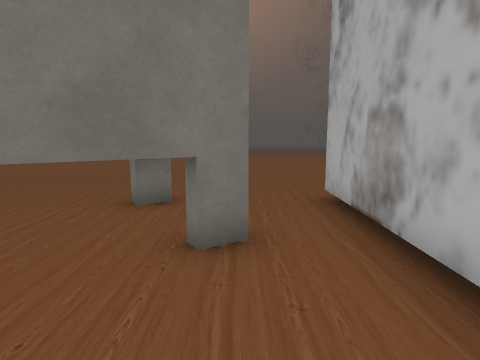
[1] (above)

18 first-person views from a walk through a 3-D level made in the Unity game engine. The camera is 1.3 m above the floor, tilts 8° down and sees 75° across. The floor is counted in squares, 1 m on a side. Each view is taken from the middle of a square. On the plan, view 1 faces up. The plan holds only what a view shows up to about 14 squares ahead; the rest is blank. The place goes on beyond the plan. The player character is not drawn. Some animated figures are left out. Door leaves are left out, so doorways stand open. Some surface patterns are stand-ins.

[2]
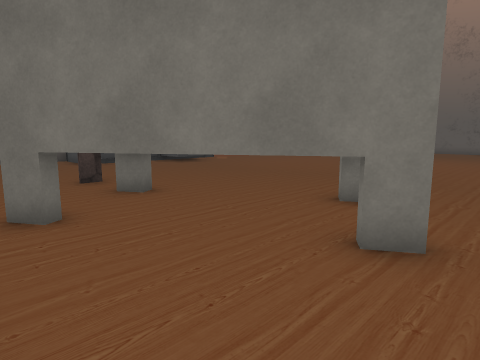

[3]
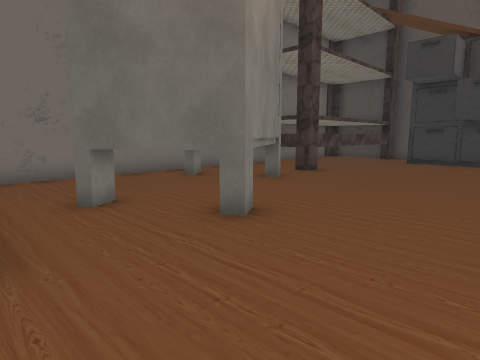

[4]
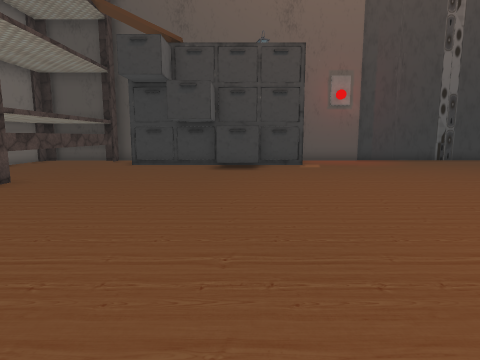

[5]
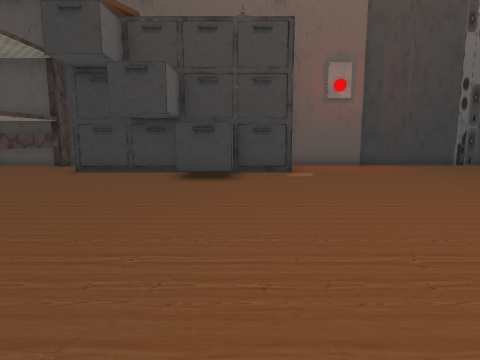

[6]
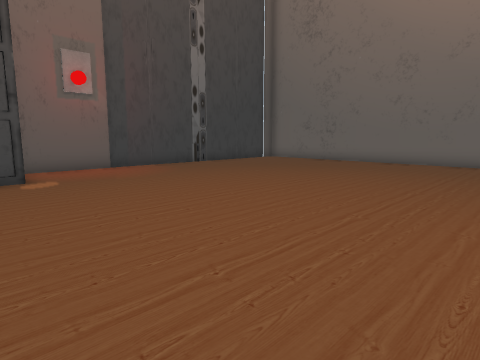

[7]
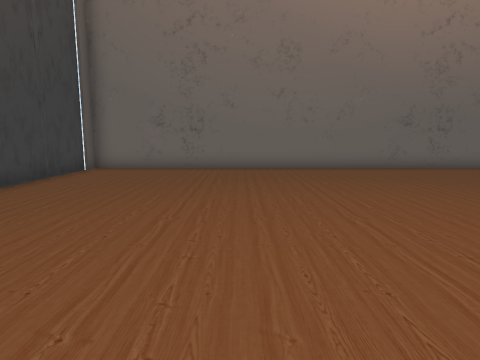

[8]
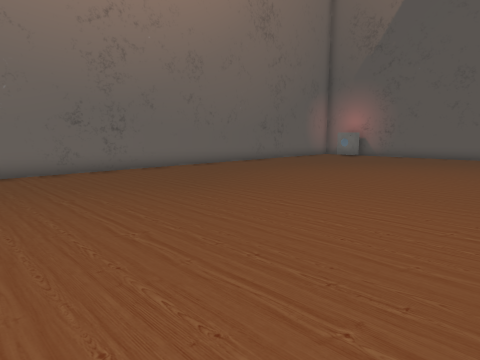

[9]
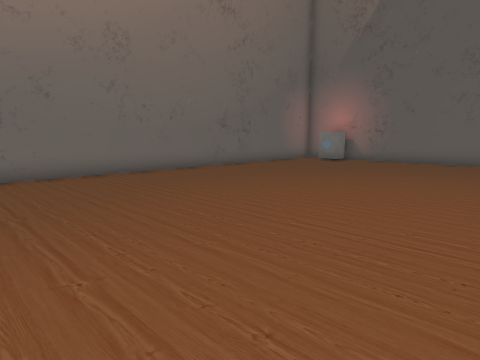

[10]
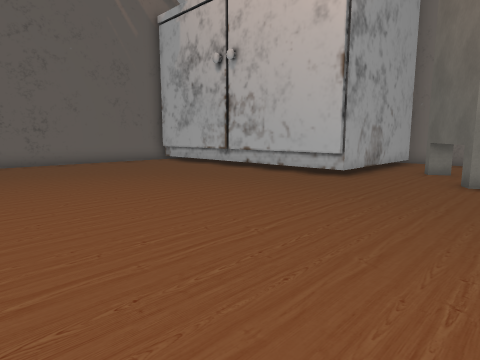

[11]
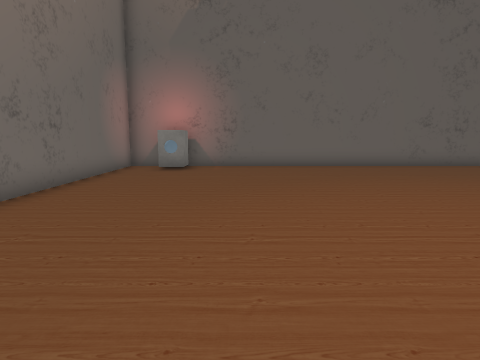

[12]
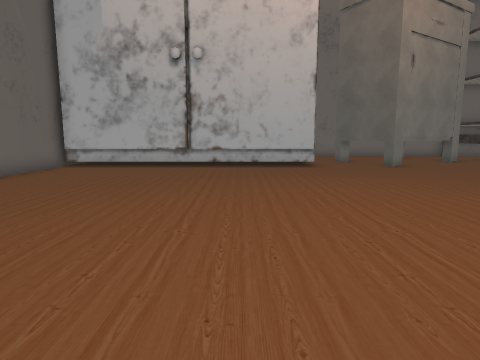

[13]
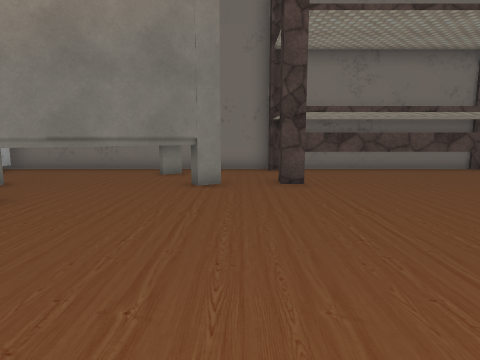

[14]
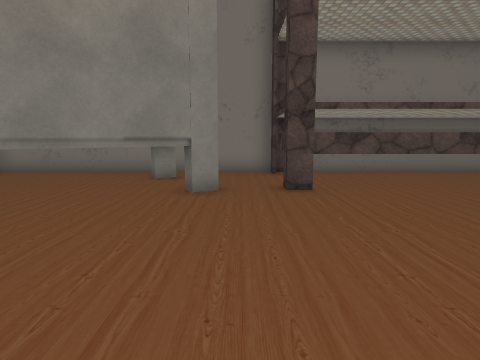

[15]
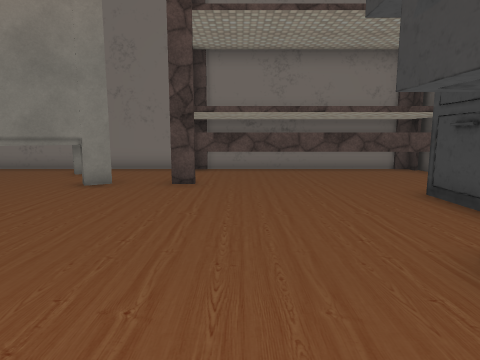

[16]
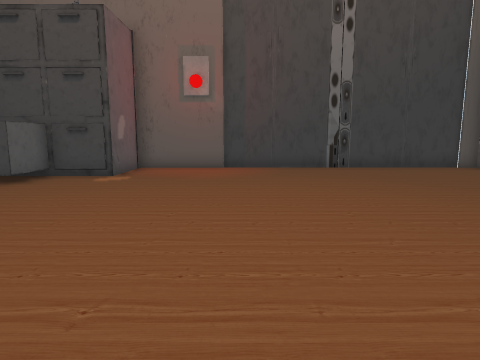

[17]
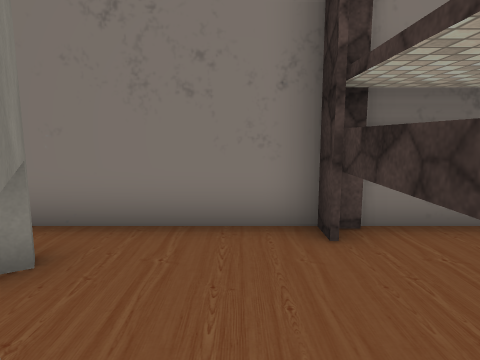

[18]
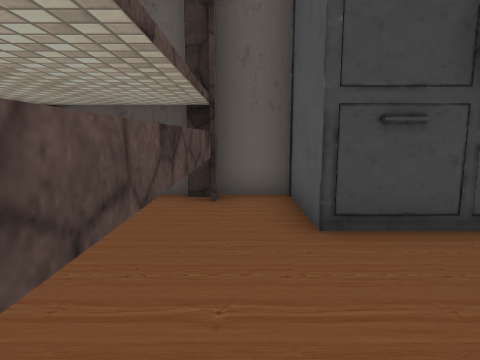

### Floor plan
Key: @ floor where view 1 was taken; # wall or solid block; . floor; T thing the floor can be seen under or through; O other object.
Columns run from 17 left of view 1 to 13 right of it. Each row starts with its distance up from view 1.
 27 ###############################
 26 #.............................#
 25 #...........................OO#
 24 #............................O#
 23 #.............................#
 22 #.............................#
 21 #.............................#
 20 #.............................#
 19 #.............................#
 18 #.............................#
 17 #.............................#
 16 #.............................#
 15 #.............................#
 14 #.............................#
 13 ###...........................#
 12    O..........................#
 11      .........................#
 10      O........................#
  9      .........................#
  8    O..........................#
  7    O..........................#
  6    O..........OOO..############
  5 ###O.........OO O..#
  4 #..........OOO  OO.#
  3 ##TTTTTTT#.O   OO..#
  2 ##...... #.OOOO....#
  1  #...... #..OO.....#
  0  #########.......@.#
 -1         ############

Positions as (right, up) in squares from view 1, and headings:
1: (0, 0), facing up
2: (1, 0), facing up-left
3: (2, 10), facing down-left
4: (0, 10), facing left
5: (-3, 11), facing left
6: (-4, 11), facing up-left
7: (-11, 14), facing up
8: (-8, 15), facing up-right
9: (-4, 16), facing up-right
10: (-3, 16), facing down-right
11: (-1, 22), facing right
12: (5, 20), facing down
13: (-7, 12), facing down
14: (-7, 11), facing down
15: (-10, 12), facing down
16: (-4, 17), facing left
17: (-7, 4), facing down
18: (-10, 4), facing left
